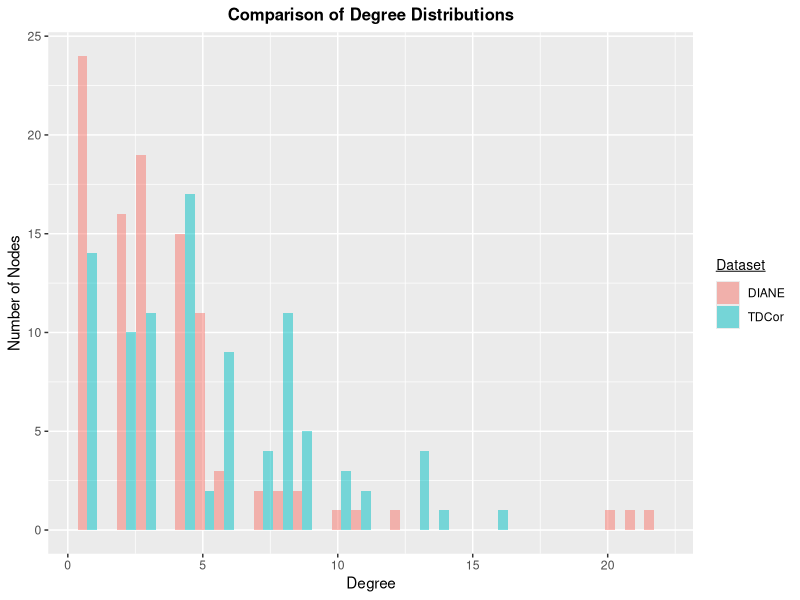
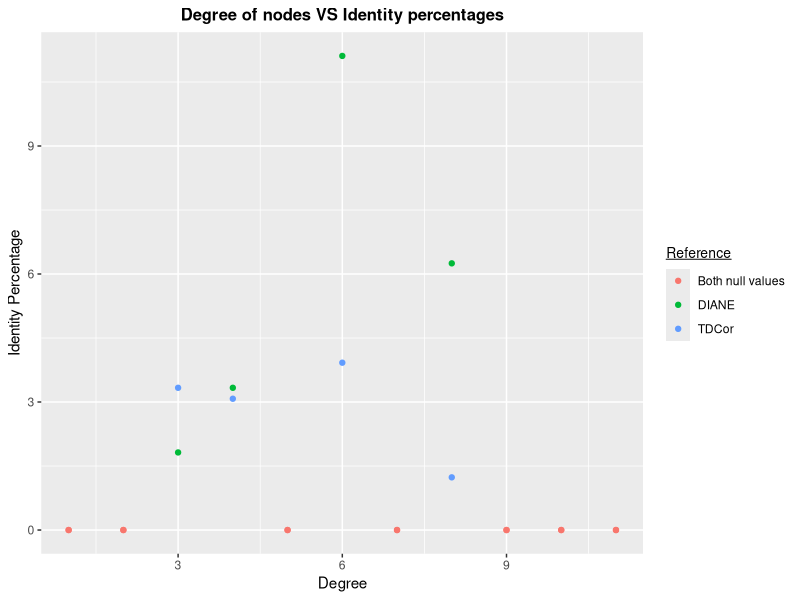
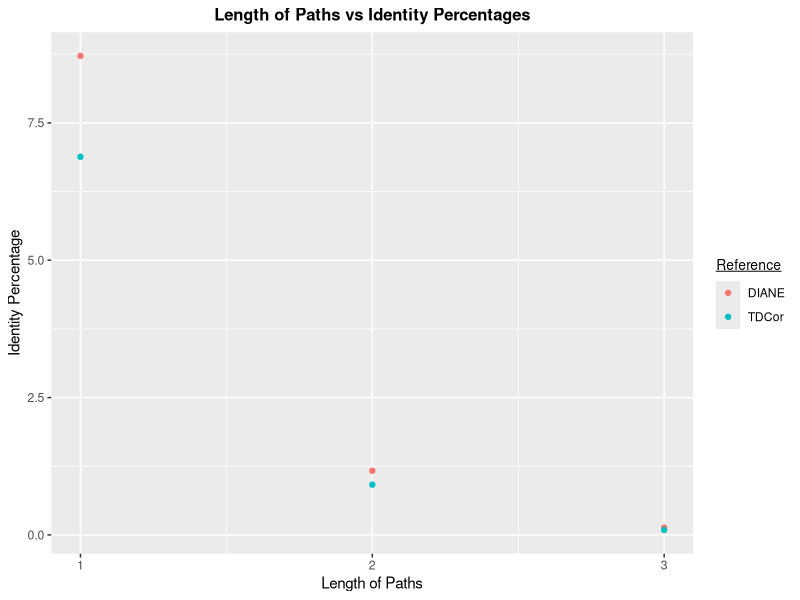

The R source for these figures, in order:
## ---- chunk 1
#| output: true
#| code-fold: true
#| code-summary: "Click for more code details."
#| code-overflow: scroll
#| highlight-style: github

# SortColumns() function sorts the pairs of nodes in a dataframe and removes duplicate pairs.
# Parameters:
#   - data: Input dataframe containing gene pairs with columns 'from' and 'to'.
# Returns:
#   - A dataframe with sorted and unique gene pairs.

SortColumns <- function(data) {
  
  # create a new dataframe with sorted gene pairs
  data_sorted <- data.frame(from = pmin(data$from, data$to), to = pmax(data$from, data$to))
  
  # remove duplicate rows
  data_sorted <- unique(data_sorted)
  
  # return the sorted dataframe
  return(data_sorted)
  
}
## ---- chunk 2
#| output: true
#| code-fold: true
#| code-summary: "Click for more code details."
#| code-overflow: scroll

# DataframeToGraph() function converts a dataframe of node pairs into a graph object.
# Parameters:
#   - data: Input dataframe containing node pairs with columns 'from' and 'to'.
# Returns:
#   - An igraph graph object representing the network of node pairs.

DataframeToGraph <- function(data){

  # sort gene pairs in both datasets
  data <- SortColumns(data)
  
  # concatenate gene pairs into a new dataframe for each dataset
  pairs <- cbind(from = data$from, to = data$to, pairs = paste(data$from, data$to, sep = "_"))
  
  # remove duplicates in pairs
  unique_pairs <- unique(pairs)
  
  # load required libraries
  library(tidyr)
  library(igraph)
  
  # create graph object from dataframe
  graph <- graph_from_data_frame(unique_pairs, directed=FALSE)
  
  # return the dataframe with the results
  return(graph)

}
## ---- chunk 3
#| output: true
#| code-fold: true
#| code-summary: "Click for more code details."
#| code-overflow: scroll
#| highlight-style: github

# DegreeDistribution() function calculates the degree distribution of nodes in a network.
# Parameters:
#   - data: Input dataframe containing node pairs.
# Returns:
#   - A dataframe with unique nodes and their corresponding degrees.

DegreeDistribution <- function(data) {
  
  # concatenate pairs into a new dataframe and remove duplicates in node pairs
  unique_pairs <- SortColumns(data)
  
  # initialize a vector to store counts
  all_nodes <- c(unique_pairs[,1], unique_pairs[,2])
  unique_nodes <- unique(all_nodes)
  counts <- numeric(length(unique_nodes))
  
  # loop through nodes
  for (i in seq_along(unique_nodes)) {
    node <- unique_nodes[i]
    # count the number of associated genes in both columns
    count <- sum(unique_pairs[,1]==node) + sum(unique_pairs[,2]==node)
    counts[i] <- count
  }
  
  # create a dataframe with the results
  result <- data.frame(node=unique_nodes, degree=counts)
  
  # remove duplicates
  result <- result[!duplicated(result$node), ]
  
  # return the results
  return(result)
  
}
## ---- chunk 4
#| output: true
#| code-fold: true
#| code-summary: "Click for more code details."
#| code-overflow: scroll
#| highlight-style: github

# DegreeDistribution_Comparison() function compares the degree distributions of nodes in two networks and visualizes them using a bar plot.
# Parameters:
#   - data1: Input dataframe containing node pairs for the first network.
#   - data2: Input dataframe containing node pairs for the second network.
# Returns:
#   - A ggplot object visualizing the comparison of degree distributions between the two networks.

DegreeDistribution_Comparison <- function(data1, data2){
  
  # load the necessary library for the plot
  library(ggplot2)
  
  # calculate degree counts for each database
  degree_distribution_1 <- DegreeDistribution(data1)
  degree_distribution_2 <- DegreeDistribution(data2)
  
  # create dataframe for creating comparison plot
  df <- rbind(data.frame(degree_distribution_1, dataset = deparse(substitute(data1))),
              data.frame(degree_distribution_2, dataset = deparse(substitute(data2))))
  
  # create histogram plot with ggplot
  ggplot(df, aes(x=degree, y=after_stat(count), fill=dataset)) +
    # display a histogram
    geom_histogram(position="dodge", alpha=0.5) +
    # customize legends
    labs(x="Degree", 
         y="Number of Nodes", 
         title="Comparison of Degree Distributions",
         fill=expression(underline("Dataset"))) +
    # specify legend display
    guides(color="none") +
    # customize text elements
    theme(strip.text.x=element_text(size=8),
          plot.title=element_text(size=12, hjust=0.5, face="bold"),
          legend.title=element_text(size=10))
  
}
## ---- chunk 5
#| output: true
#| code-fold: true
#| code-summary: "Click for more code details."
#| code-overflow: scroll
#| highlight-style: github

# GlobalIdentity() function calculates the global identity percentage of node pairs between two datasets.
# Parameters:
#   - data1: Input dataframe containing node pairs for the first dataset.
#   - data2: Input dataframe containing node pairs for the second dataset.
# Returns:
#   - A list with the percentage of identical node pairs in each dataset compared to the other.

GlobalIdentity <- function(data1, data2) {
  
  # check if data1 or data2 is empty
  if (nrow(data1) == 0) {
    return(list(
      identity_percentage_ReferenceData1 = "NO NODE",
      identity_percentage_ReferenceData2 = "/"
    ))
  }
  if (nrow(data2) == 0) {
    return(list(
      identity_percentage_ReferenceData1 = "/",
      identity_percentage_ReferenceData2 = "NO NODE"
    ))
  }
  
  # sort gene pairs in both datasets
  data1 <- SortColumns(data1)
  data2 <- SortColumns(data2)
  
  # concatenate gene pairs into a new dataframe for each dataset
  node_pairs_data1 <- cbind(from = data1$from, to = data1$to, pairs = paste(data1$from, data1$to, sep = "_"))
  node_pairs_data2 <- cbind(from = data2$from, to = data2$to, pairs = paste(data2$from, data2$to, sep = "_"))
  
  # remove duplicates in gene pairs
  unique_pairs_data1 <- unique(node_pairs_data1)
  unique_pairs_data2 <- unique(node_pairs_data2)
  
  # identify different gene pairs in each dataset
  different_pairs_data1 <- setdiff(unique_pairs_data2[, 3], unique_pairs_data1[, 3])
  different_pairs_data2 <- setdiff(unique_pairs_data1[, 3], unique_pairs_data2[, 3])
  
  # calculate the number of identical gene pairs in each dataset
  num_identical_pairs_data1 <- length(unique_pairs_data2[, 3]) - length(different_pairs_data1)
  num_identical_pairs_data2 <- length(unique_pairs_data1[, 3]) - length(different_pairs_data2)
  
  # calculate the percentage of identical gene pairs compared to the total number of unique pairs
  identity_percentage_ReferenceData1 <- (num_identical_pairs_data1 / length(unique_pairs_data1[, 3])) * 100
  identity_percentage_ReferenceData2 <- (num_identical_pairs_data2 / length(unique_pairs_data2[, 3])) * 100
  
  # construct the final report as a list
  report <- list(
    identity_percentage_ReferenceData1 = identity_percentage_ReferenceData1,
    identity_percentage_ReferenceData2 = identity_percentage_ReferenceData2
  )
  
  # return the results
  return(report)
  
}
## ---- chunk 6
#| output: true
#| code-fold: true
#| code-summary: "Click for more code details."
#| code-overflow: scroll
#| highlight-style: github

# GlobalIdentity_Degree() function calculates and compares the degree identity percentages between two datasets of node pairs.
# Parameters:
#   - data1: The first dataframe containing node pairs.
#   - data2: The second dataframe containing node pairs.
# Returns:
#   - A dataframe with degrees and their corresponding identity percentages for each dataset.
#   - A scatter plot displaying the degree versus identity percentages.

GlobalIdentity_Degree <- function(data1, data2){
  
  # determine the maximum degree
  n <- max(DegreeDistribution(data1)$degree, DegreeDistribution(data2)$degree)
  
  # create a dataframe to store identity percentages
  identity_percentages <- data.frame(degree = 1:n,
                                     ReferenceData1 = numeric(n),
                                     ReferenceData2 = numeric(n))
  # initialize columns for data references
  identity_percentages$ReferenceData1 <- 1
  identity_percentages$ReferenceData2 <- 1
  
  # iterate over each degree
  for (i in 1:n){
    # extract genes lists for each dataset based on degree
    nodes_list_data1 <- DegreeDistribution(data1)$node[DegreeDistribution(data1)$degree == i]
    nodes_list_data2 <- DegreeDistribution(data2)$node[DegreeDistribution(data2)$degree == i]
    
    # initialize dataframes to store gene pairs
    all_node_pairs_data1 <- data.frame(from = character(), to = character())
    all_node_pairs_data2 <- data.frame(from = character(), to = character())
    
    # iterate over genes in each list
    for (node in nodes_list_data1) {
      # select rows where the gene is in the "from" or "to" column
      node_pairs_data1 <- data1[data1$from == node | data1$to == node, c("from", "to")]
      # append gene pairs to all_gene_pairs_data1
      all_node_pairs_data1 <- rbind(all_node_pairs_data1, node_pairs_data1)
    }
    for (node in nodes_list_data2) {
      node_pairs_data2 <- data2[data2$from == node | data2$to == node, c("from", "to")]
      all_node_pairs_data2 <- rbind(all_node_pairs_data2, node_pairs_data2)
    }
    
    # remove duplicate gene pairs
    all_node_pairs_data1 <- unique(all_node_pairs_data1)
    all_node_pairs_data2 <- unique(all_node_pairs_data2)
    
    # calculate identity percentages and store in the dataframe
    identity_percentages$ReferenceData1[i] <- GlobalIdentity(all_node_pairs_data1, all_node_pairs_data2)$identity_percentage_ReferenceData1
    identity_percentages$ReferenceData2[i] <- GlobalIdentity(all_node_pairs_data1, all_node_pairs_data2)$identity_percentage_ReferenceData2
  }
  
  # create a dataframe for the graph
  graph <- data.frame(degree = identity_percentages$degree,
                      percentages = c(identity_percentages$ReferenceData1,
                                      identity_percentages$ReferenceData2),
                      reference = c(rep(deparse(substitute(data1)), length(identity_percentages$ReferenceData1)),
                                    rep(deparse(substitute(data2)), length(identity_percentages$ReferenceData2))),
                      zero_equal = c(identity_percentages$ReferenceData1 == 0 & identity_percentages$ReferenceData2 == 0))
  
  # remove rows with "NO NODE" or "/" in percentages
  graph$percentages[graph$percentages %in% c("NO NODE", "/")] <- NA
  
  # remove rows with NA percentages
  graph <- graph[!is.na(graph$percentages), ]
  
  # assign color based on reference or absence
  graph$color <- ifelse(graph$percentages == 0 & graph$zero_equal, "Both null values", as.character(graph$reference))
  
  # create the plot
  library(ggplot2)
  plot <- ggplot(graph, aes(x = degree, y = as.numeric(percentages), color = color)) +
    # display a scatterplot
    geom_point() +
    # customize legends
    labs(x = "Degree", 
         y = "Identity Percentage", 
         title = "Degree of nodes VS Identity percentages",
         color = expression(underline("Reference"))) +
    # specify legend display
    guides(fill = "none") +
    # customize text elements
    theme(strip.text.x = element_text(size = 8),
          plot.title = element_text(size = 12, hjust = 0.5, face = "bold"),
          legend.title = element_text(size = 10))
  
  # display the plot
  print(plot)
  
  # return the dataframe with the results
  return(identity_percentages)
  
}
## ---- chunk 7
#| output: true
#| code-fold: true
#| code-summary: "Click for more code details."
#| code-overflow: scroll
#| highlight-style: github

# GlobalIdentity_Length() function calculates the identity percentages of paths of a given length between two datasets of node pairs.
# Parameters:
#   - data1: The first dataframe containing node pairs.
#   - data2: The second dataframe containing node pairs.
#   - length: The specified length of paths to consider.
# Returns:
#   - A list with identity percentages for each dataset.

GlobalIdentity_Length <- function(data1, data2, length) {
  
  # convert dataframes to graphs
  graph_data1 <- DataframeToGraph(data1)
  graph_data2 <- DataframeToGraph(data2)
  
  # initialize variables to store paths
  paths_data1 <- c()
  paths_data2 <- c()
  
  # find all simple paths in each graph up to a given degree
  l_data1 <- unlist(lapply(V(graph_data1) , function(x) all_simple_paths(graph_data1, from=x, cutoff=length)), recursive = FALSE)
  l_data2 <- unlist(lapply(V(graph_data2) , function(x) all_simple_paths(graph_data2, from=x, cutoff=length)), recursive = FALSE)
  
  # filter paths to only include those with the specified degree
  l_data1 <- l_data1[lengths(l_data1) == length + 1]
  l_data2 <- l_data2[lengths(l_data2) == length + 1]
  
  # convert paths to character IDs
  paths_data1 <- lapply(1:length(l_data1), function(x) as_ids(l_data1[[x]]))
  paths_data2 <- lapply(1:length(l_data2), function(x) as_ids(l_data2[[x]]))
  
  # combine paths into dataframes
  paths_data1 <- do.call(rbind, paths_data1)
  paths_data2 <- do.call(rbind, paths_data2)
  
  # convert matrices to dataframes
  paths_data1 <- as.data.frame(paths_data1)
  paths_data2 <- as.data.frame(paths_data2)
  
  # combine paths and create a new column by uniting the paths
  paths_data1 <- data.frame(c(paths_data1, unite(paths_data1, paths, sep="_")))
  paths_data2 <- data.frame(c(paths_data2, unite(paths_data2, paths, sep="_")))
  
  # identify different gene pairs in each dataset
  different_pairs_data1 <- setdiff(paths_data2[,length+2], paths_data1[,length+2])
  different_pairs_data2 <- setdiff(paths_data1[,length+2], paths_data2[,length+2])
  
  # calculate the number of identical gene pairs in each dataset
  num_identical_pairs_data1 <- length(paths_data2[,length+1]) - length(different_pairs_data1)
  num_identical_pairs_data2 <- length(paths_data1[,length+1]) - length(different_pairs_data2)
  
  # calculate the percentage of identical gene pairs compared to the total number of unique pairs
  identity_percentage_ReferenceData1 <- (num_identical_pairs_data1 / length(paths_data1[,length+1])) * 100
  identity_percentage_ReferenceData2 <- (num_identical_pairs_data2 / length(paths_data2[,length+1])) * 100
  
  # construct the final report as a list
  report <- list(
    identity_percentage_ReferenceData1 = identity_percentage_ReferenceData1,
    identity_percentage_ReferenceData2 = identity_percentage_ReferenceData2
  )
  
  # return the results
  return(report)
  
}
## ---- chunk 8
#| output: true
#| code-fold: true
#| code-summary: "Click for more code details."
#| code-overflow: scroll
#| highlight-style: github

# GlobalIdentity_Length_Comparison() function compares the identity percentages of paths 
# of different lengths between two datasets.
# Parameters:
#   - data1: First input dataframe containing node pairs.
#   - data2: Second input dataframe containing node pairs.
#   - n: Maximum path length to consider.
# Returns:
#   - A dataframe with identity percentages for each path length and a plot comparing these percentages.

GlobalIdentity_Length_Comparison <- function(data1, data2, maxlength) {
  
  # convert dataframes to graphs
  graph_data1 <- DataframeToGraph(data1)
  graph_data2 <- DataframeToGraph(data2)
  
  # find all simple paths in each graph up to the specified degree
  l_data1 <- unlist(lapply(V(graph_data1) , function(x) all_simple_paths(graph_data1, from=x, cutoff=maxlength)), recursive = FALSE)
  l_data2 <- unlist(lapply(V(graph_data2) , function(x) all_simple_paths(graph_data2, from=x, cutoff=maxlength)), recursive = FALSE)
  
  # calculate the length of each path
  lengths_paths_data1 <- sapply(l_data1, length)
  lengths_paths_data2 <- sapply(l_data2, length)
  
  # find the maximum path length
  maxlength_data1 <- max(lengths_paths_data1)
  maxlength_data2 <- max(lengths_paths_data2)
  
  # determine the maximum degree to consider
  maxlength <- min(maxlength_data1, maxlength_data2) - 1
  
  # initialize dataframe to store identity percentages
  graph <- data.frame(identity_percentage_ReferenceData1 = numeric(maxlength),
                      identity_percentage_ReferenceData2 = numeric(maxlength))
  
  # loop over degrees and calculate identity percentages
  for (i in 1:maxlength){
    # calculate identity percentages only if they are not equal to 0
    if (GlobalIdentity_Length(data1,data2,i)$identity_percentage_ReferenceData1 != 0 ||
        GlobalIdentity_Length(data1,data2,i)$identity_percentage_ReferenceData2 != 0) {
      graph$identity_percentage_ReferenceData1[i] <- GlobalIdentity_Length(data1,data2,i)$identity_percentage_ReferenceData1
      graph$identity_percentage_ReferenceData2[i] <- GlobalIdentity_Length(data1,data2,i)$identity_percentage_ReferenceData2
    }
  }
  
  # create a dataframe for the graph
  df <- data.frame(length = seq(1,maxlength),
                   percentages = c(graph$identity_percentage_ReferenceData1,
                                   graph$identity_percentage_ReferenceData2),
                   reference = c(rep(deparse(substitute(data1)), length(graph$identity_percentage_ReferenceData1)),
                                 rep(deparse(substitute(data2)), length(graph$identity_percentage_ReferenceData2))))
  
  # create the plot
  library(ggplot2)
  plot <- ggplot(df, aes(x = length, y = as.numeric(percentages), color = reference)) +
    # display a scatterplot
    geom_point() +
    # customize legends
    labs(x = "Length of Paths", 
         y = "Identity Percentage", 
         title = "Length of Paths vs Identity Percentages",
         color = expression(underline("Reference"))) +
    # customize scales
    scale_x_continuous(breaks=c(seq(1, maxlength, by = 1))) +
    # customize text elements
    theme(strip.text.x = element_text(size = 8),
          plot.title = element_text(size = 12, hjust = 0.5, face = "bold"),
          legend.title = element_text(size = 10))
  
  # print the plot
  print(plot)
  
  # return the dataframe with the results
  return(graph)

}
## ---- chunk 9
DIANE <- read.table(file = "./databases/DIANENetwork.txt", header = TRUE, sep = ";")
TDCor <- read.table(file = "./databases/TDCorNetwork.txt", header = TRUE, sep = ";")
## ---- chunk 10
head(DIANE)
head(TDCor)
## ---- chunk 11
DIANE <- SortColumns(DIANE)
TDCor <- SortColumns(TDCor)

head(DIANE)
head(TDCor)
## ---- chunk 12
DegreeDistribution_Comparison(DIANE, TDCor)
## ---- chunk 13
GlobalIdentity(DIANE, TDCor)
## ---- chunk 14
GlobalIdentity_Degree(DIANE, TDCor)
## ---- chunk 15
GlobalIdentity_Length_Comparison(DIANE, TDCor,  3)
